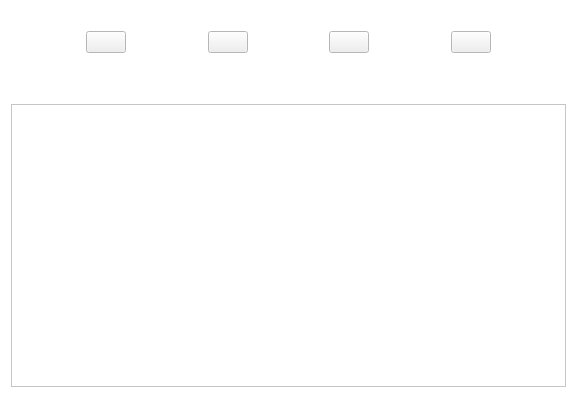
<?xml version="1.0" encoding="UTF-8"?>
<ui version="4.0">
 <class>Form</class>
 <widget class="QWidget" name="Form">
  <property name="geometry">
   <rect>
    <x>0</x>
    <y>0</y>
    <width>577</width>
    <height>418</height>
   </rect>
  </property>
  <property name="palette">
   <palette>
    <active>
     <colorrole role="Window">
      <brush brushstyle="SolidPattern">
       <color alpha="255">
        <red>255</red>
        <green>255</green>
        <blue>255</blue>
       </color>
      </brush>
     </colorrole>
    </active>
    <inactive>
     <colorrole role="Window">
      <brush brushstyle="SolidPattern">
       <color alpha="255">
        <red>255</red>
        <green>255</green>
        <blue>255</blue>
       </color>
      </brush>
     </colorrole>
    </inactive>
    <disabled>
     <colorrole role="Window">
      <brush brushstyle="SolidPattern">
       <color alpha="255">
        <red>246</red>
        <green>244</green>
        <blue>242</blue>
       </color>
      </brush>
     </colorrole>
    </disabled>
   </palette>
  </property>
  <property name="windowTitle">
   <string>RSS Reader</string>
  </property>
  <property name="windowIcon">
   <iconset>
    <normaloff>../images/rss.png</normaloff>../images/rss.png</iconset>
  </property>
  <layout class="QVBoxLayout" name="verticalLayout">
   <item>
    <spacer name="verticalSpacer_3">
     <property name="orientation">
      <enum>Qt::Vertical</enum>
     </property>
     <property name="sizeType">
      <enum>QSizePolicy::Minimum</enum>
     </property>
     <property name="sizeHint" stdset="0">
      <size>
       <width>20</width>
       <height>20</height>
      </size>
     </property>
    </spacer>
   </item>
   <item>
    <layout class="QHBoxLayout" name="horizontalLayout">
     <item>
      <spacer name="horizontalSpacer_4">
       <property name="orientation">
        <enum>Qt::Horizontal</enum>
       </property>
       <property name="sizeHint" stdset="0">
        <size>
         <width>40</width>
         <height>20</height>
        </size>
       </property>
      </spacer>
     </item>
     <item>
      <widget class="QPushButton" name="buttonHome">
       <property name="sizePolicy">
        <sizepolicy hsizetype="Minimum" vsizetype="Minimum">
         <horstretch>0</horstretch>
         <verstretch>0</verstretch>
        </sizepolicy>
       </property>
       <property name="text">
        <string/>
       </property>
       <property name="icon">
        <iconset>
         <normaloff>images/home.png</normaloff>images/home.png</iconset>
       </property>
       <property name="iconSize">
        <size>
         <width>32</width>
         <height>32</height>
        </size>
       </property>
      </widget>
     </item>
     <item>
      <spacer name="horizontalSpacer">
       <property name="orientation">
        <enum>Qt::Horizontal</enum>
       </property>
       <property name="sizeType">
        <enum>QSizePolicy::MinimumExpanding</enum>
       </property>
       <property name="sizeHint" stdset="0">
        <size>
         <width>40</width>
         <height>20</height>
        </size>
       </property>
      </spacer>
     </item>
     <item>
      <widget class="QPushButton" name="buttonAdd">
       <property name="sizePolicy">
        <sizepolicy hsizetype="Minimum" vsizetype="Minimum">
         <horstretch>0</horstretch>
         <verstretch>0</verstretch>
        </sizepolicy>
       </property>
       <property name="text">
        <string/>
       </property>
       <property name="icon">
        <iconset>
         <normaloff>images/add.png</normaloff>images/add.png</iconset>
       </property>
       <property name="iconSize">
        <size>
         <width>32</width>
         <height>32</height>
        </size>
       </property>
      </widget>
     </item>
     <item>
      <spacer name="horizontalSpacer_2">
       <property name="orientation">
        <enum>Qt::Horizontal</enum>
       </property>
       <property name="sizeType">
        <enum>QSizePolicy::MinimumExpanding</enum>
       </property>
       <property name="sizeHint" stdset="0">
        <size>
         <width>40</width>
         <height>20</height>
        </size>
       </property>
      </spacer>
     </item>
     <item>
      <widget class="QPushButton" name="buttonDecrease">
       <property name="sizePolicy">
        <sizepolicy hsizetype="Minimum" vsizetype="Minimum">
         <horstretch>0</horstretch>
         <verstretch>0</verstretch>
        </sizepolicy>
       </property>
       <property name="text">
        <string/>
       </property>
       <property name="icon">
        <iconset>
         <normaloff>images/decrease.png</normaloff>images/decrease.png</iconset>
       </property>
       <property name="iconSize">
        <size>
         <width>32</width>
         <height>32</height>
        </size>
       </property>
      </widget>
     </item>
     <item>
      <spacer name="horizontalSpacer_3">
       <property name="orientation">
        <enum>Qt::Horizontal</enum>
       </property>
       <property name="sizeType">
        <enum>QSizePolicy::MinimumExpanding</enum>
       </property>
       <property name="sizeHint" stdset="0">
        <size>
         <width>40</width>
         <height>20</height>
        </size>
       </property>
      </spacer>
     </item>
     <item>
      <widget class="QPushButton" name="buttonConfig">
       <property name="sizePolicy">
        <sizepolicy hsizetype="Minimum" vsizetype="Minimum">
         <horstretch>0</horstretch>
         <verstretch>0</verstretch>
        </sizepolicy>
       </property>
       <property name="cursor">
        <cursorShape>OpenHandCursor</cursorShape>
       </property>
       <property name="text">
        <string/>
       </property>
       <property name="icon">
        <iconset>
         <normaloff>images/config.png</normaloff>images/config.png</iconset>
       </property>
       <property name="iconSize">
        <size>
         <width>32</width>
         <height>32</height>
        </size>
       </property>
      </widget>
     </item>
     <item>
      <spacer name="horizontalSpacer_5">
       <property name="orientation">
        <enum>Qt::Horizontal</enum>
       </property>
       <property name="sizeHint" stdset="0">
        <size>
         <width>40</width>
         <height>20</height>
        </size>
       </property>
      </spacer>
     </item>
    </layout>
   </item>
   <item>
    <spacer name="verticalSpacer">
     <property name="orientation">
      <enum>Qt::Vertical</enum>
     </property>
     <property name="sizeType">
      <enum>QSizePolicy::Minimum</enum>
     </property>
     <property name="sizeHint" stdset="0">
      <size>
       <width>20</width>
       <height>45</height>
      </size>
     </property>
    </spacer>
   </item>
   <item>
    <widget class="QTextEdit" name="textEdit"/>
   </item>
   <item>
    <spacer name="verticalSpacer_2">
     <property name="orientation">
      <enum>Qt::Vertical</enum>
     </property>
     <property name="sizeType">
      <enum>QSizePolicy::Minimum</enum>
     </property>
     <property name="sizeHint" stdset="0">
      <size>
       <width>20</width>
       <height>20</height>
      </size>
     </property>
    </spacer>
   </item>
  </layout>
 </widget>
 <resources/>
 <connections/>
</ui>
